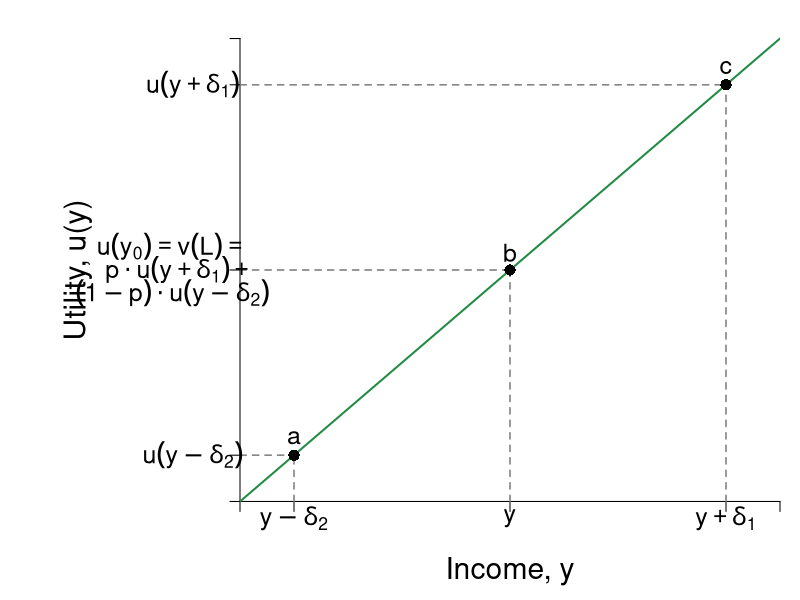

Write the R code that produced this figure.
#Graph Designer(s): Simon Halliday & Riley Boeth '17 & Scott Cohn
#Authors: Bowles, Foley and Halliday
#Title: Coordination, Conflict and Competition: A Text in Microeconomics

library(shape)
pdf(file = "risk/risk_neutral_u.pdf", width = 10, height = 8)

# Set parameters for graphics
axislabelsize <- 1.8
labelsize <- 1.5
namesize <- 1.8
annotatesize <- 1.5
graphlinewidth <- 2
segmentlinewidth <- 1.5

COL <- c("#7fc97f", "#beaed4", "#fdc086", "#ffff99", "#386cb0", "#f0027f", "#bf5b17", "#666666")
COLA <- c("#e0f3db", "#99d8c9","#66c2a4","#41ae76", "#238b45", "#005824")
COLB <- c("#c6dbef", "#4eb3d3", "#2b8cbe", "#0868ac","#084081")
COLC <- c("#fcfbfd", "#efedf5", "#dadaeb", "#bcbddc", "#9e9ac8", "#807dba", "#6a51a3", "#54278f", "#3f007d")
grays <- gray.colors(25, start = 1, end = 0)

#Edited the margins to cater for the larger LHS labels
par(mar =  c(4, 12, 1, 1))

#Linear utility of wealth equation

LinearU <- function(x,y) {
  x
}


#Add limits on axes and levels of utility for each indifference curve
ylims <- c(0, 40)
xlims <- c(0, 40)

npts <- 501 
x <- seq(xlims[1], xlims[2], length.out = npts)
y <- seq(ylims[1], ylims[2], length.out = npts) 

plot(0, 0, xlim = xlims, ylim = ylims, type = "n",
     xlab = expression(paste("")),
     ylab = expression(paste("")), 
     xaxt = "n", 
     yaxt = "n", 
     cex.lab = axislabelsize, 
     bty = "n", 
     xaxs="i"#, 
     #yaxs="i"
)

#x and y limits with plain axes without ticks/numbers to match previous graph

ticksx <- c(0, 4, 20, 36, xlims[2])
xlabels <- c(NA, NA, NA, NA, NA)
ticksy <- c(0, 4, 20, 36, xlims[2])
ylabels <- c(NA, NA, NA, NA, NA)

axis(1,at = ticksx,  pos = 0, labels = FALSE)
axis(2,at = ticksy,  pos = 0, labels = FALSE, las = 1)

npts <- 500 
xx1 <- seq(xlims[1], xlims[2], length.out = npts)
xx2 <- seq(0, xlims[2], length.out = npts)
xx3 <- seq(xlims[1], 0, length.out = npts)
xx4 <- seq(-11, 0, length.out = npts)

#Axis labels and draw linear utility function
mtext(expression(paste("Income, y")), side = 1, line = 2.5, cex = axislabelsize)
text(-12, 0.5*ylims[2], expression(paste("Utility, u(y)")), xpd = TRUE, cex = axislabelsize, srt = 90) 

lines(xx1, LinearU(xx1, y), col = COLA[5], lwd = graphlinewidth)

#Label 3 points on line

text(4, 5.5, expression(paste("a")), cex = labelsize)
segments(4, 0, 4, 4, lty = 2, col = grays[20], lwd = segmentlinewidth)
segments(0, 4, 4, 4, lty = 2, col = grays[20], lwd = segmentlinewidth)
points(4, 4, pch = 16, col = "black", cex = 1.5)

text(20, 21.5, expression(paste("b")), cex = labelsize)
segments(20, 0, 20, 20, lty = 2, col = grays[20], lwd = segmentlinewidth)
segments(0, 20, 20, 20, lty = 2, col = grays[20], lwd = segmentlinewidth)
points(20, 20, pch = 16, col = "black", cex = 1.5)

text(36, 37.5, expression(paste("c")), cex = labelsize)
segments(36, 0, 36, 36, lty = 2, col = grays[20], lwd = segmentlinewidth)
segments(0, 36, 36, 36, lty = 2, col = grays[20], lwd = segmentlinewidth)
points(36, 36, pch = 16, col = "black", cex = 1.5)

#Label y-sub,x-sub,etc. on axes

text(36, -1.5, expression(paste(y +  delta[1])), xpd = TRUE, cex = labelsize)
text(20, -1.5, expression(paste(y)),  xpd = TRUE,  cex = labelsize)
text(4, -1.5, expression(paste(y - delta[2])),  xpd = TRUE,  cex = labelsize)


text(-3.5, 36, expression(paste(u(y + delta[1]))), xpd = TRUE, cex = labelsize)

text(-5, 22, expression(paste(u(y[0]) == v(L), phantom() == phantom())),  xpd = TRUE, cex = labelsize)
text(-4.5, 20, expression(paste(p%.%u(y + delta[1]) + phantom())),  xpd = TRUE, cex = labelsize)
text(-5, 18, expression(paste((1 - p)%.%u(y - delta[2]))),  xpd = TRUE, cex = labelsize)

text(-3.5, 4, expression(paste(u(y - delta[2]))),  xpd = TRUE,  cex = labelsize)


dev.off()
